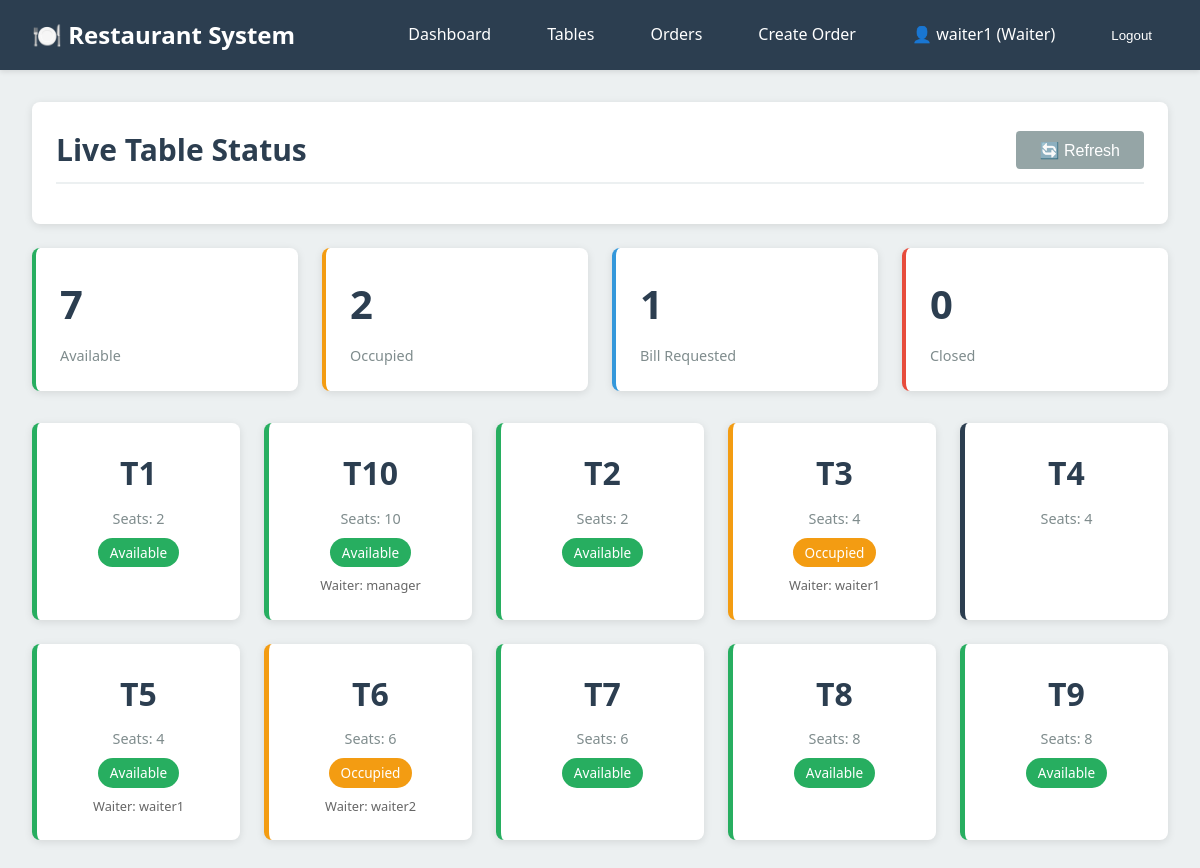
/dashboard/table-status/ (signed in), run on the app's committed database.
### accounts/models.py (models this page shows, shortened)
class User(AbstractUser):
    class Role(models.TextChoices):
        WAITER = 'WAITER', 'Waiter'
        CASHIER = 'CASHIER', 'Cashier'
        MANAGER = 'MANAGER', 'Manager'
    role = models.CharField(
        max_length=10,
        choices=Role.choices,
        default=Role.WAITER
    )
    phone_number = models.CharField(max_length=15, blank=True)
    employee_id = models.CharField(max_length=20, unique=True, blank=True, null=True)
    class Meta:
        db_table = 'users'
        verbose_name = 'User'
        verbose_name_plural = 'Users'
    @property
    def is_waiter(self):
        return self.role == self.Role.WAITER
    @property
    def is_cashier(self):
        return self.role == self.Role.CASHIER
    @property
    def is_manager(self):
        return self.role == self.Role.MANAGER

### tables/models.py (models this page shows, shortened)
class Table(models.Model):
    class Status(models.TextChoices):
        AVAILABLE = 'AVAILABLE', 'Available'
        OCCUPIED = 'OCCUPIED', 'Occupied'
        BILL_REQUESTED = 'BILL_REQUESTED', 'Bill Requested'
        CLOSED = 'CLOSED', 'Closed'
    table_number = models.CharField(max_length=10, unique=True, db_index=True)
    seating_capacity = models.PositiveIntegerField()
    status = models.CharField(
        max_length=20,
        choices=Status.choices,
        default=Status.AVAILABLE,
        db_index=True
    )
    last_activity = models.DateTimeField(auto_now=True)
    created_at = models.DateTimeField(auto_now_add=True)
    class Meta:
        db_table = 'tables'
        ordering = ['table_number']
        verbose_name = 'Table'
        verbose_name_plural = 'Tables'
    @property
    def current_order(self):
        from orders.models import Order
        return Order.objects.filter(
            table=self,
            status__in=[Order.Status.PLACED, Order.Status.IN_KITCHEN, Order.Status.SERVED]
        ).first()

### orders/models.py (models this page shows, shortened)
class Order(models.Model):
    class Status(models.TextChoices):
        PLACED = 'PLACED', 'Placed'
        IN_KITCHEN = 'IN_KITCHEN', 'In Kitchen'
        SERVED = 'SERVED', 'Served'
    table = models.ForeignKey('tables.Table', on_delete=models.CASCADE, related_name='orders')
    waiter = models.ForeignKey(settings.AUTH_USER_MODEL, on_delete=models.SET_NULL, null=True, related_name='orders')
    status = models.CharField(
        max_length=20,
        choices=Status.choices,
        default=Status.PLACED,
        db_index=True
    )
    notes = models.TextField(blank=True)
    created_at = models.DateTimeField(auto_now_add=True)
    updated_at = models.DateTimeField(auto_now=True)
    class Meta:
        db_table = 'orders'
        ordering = ['-created_at']
        verbose_name = 'Order'
        verbose_name_plural = 'Orders'

### dashboard/views.py (the view)
# urls.py: path('table-status/', views.TableStatusDashboardView.as_view(), name='table_status'),
class TableStatusDashboardView(LoginRequiredMixin, TemplateView):
    template_name = 'dashboard/table_status.html'
    def get_context_data(self, **kwargs):
        context = super().get_context_data(**kwargs)
        tables = Table.objects.all().order_by('table_number')
        status_counts = {
            'available': tables.filter(status=Table.Status.AVAILABLE).count(),
            'occupied': tables.filter(status=Table.Status.OCCUPIED).count(),
            'bill_requested': tables.filter(status=Table.Status.BILL_REQUESTED).count(),
            'closed': tables.filter(status=Table.Status.CLOSED).count(),
        }
        context['tables'] = tables
        context['status_counts'] = status_counts
        context['total_tables'] = tables.count()
        return context

### templates/dashboard/table_status.html (shortened to what this page needs)
{% extends 'base.html' %}
{% block content %}
<div class="container">
    <div class="card">
        <div class="card-header flex justify-between items-center">
            <h2>Live Table Status</h2>
            <button onclick="location.reload()" class="btn btn-secondary">🔄 Refresh</button>
        </div>
    </div>
    <div class="stats-grid">
        <div class="stat-card success">
            <div class="stat-value">{{ status_counts.available }}</div>
            <div class="stat-label">Available</div>
        </div>
        <div class="stat-card warning">
            <div class="stat-value">{{ status_counts.occupied }}</div>
            <div class="stat-label">Occupied</div>
        </div>
        <div class="stat-card primary">
            <div class="stat-value">{{ status_counts.bill_requested }}</div>
            <div class="stat-label">Bill Requested</div>
        </div>
        <div class="stat-card danger">
            <div class="stat-value">{{ status_counts.closed }}</div>
            <div class="stat-label">Closed</div>
        </div>
    </div>
    <div class="table-grid">
        {% for table in tables %}
        <div class="table-status-card {{ table.status|lower }}">
            <div class="table-number">{{ table.table_number }}</div>
            <div class="table-capacity">Seats: {{ table.seating_capacity }}</div>
            <div class="table-status-badge badge-{{ table.status|lower }}">
                {{ table.get_status_display }}
            </div>
            {% if table.current_order %}
            <div style="margin-top: 0.5rem; font-size: 0.8rem; color: #666;">
                Waiter: {{ table.current_order.waiter.username }}
            </div>
            {% endif %}
        </div>
        {% empty %}
        <p>No tables available</p>
        {% endfor %}
    </div>
</div>
{% endblock %}

### templates/base.html (shortened to what this page needs)
<!DOCTYPE html>
<html lang="en">
<head>
    {% load static %}
    <link rel="stylesheet" href="{% static 'css/style.css' %}">
</head>
<body>
    {% if user.is_authenticated %}
    <nav class="navbar">
        <a href="{% url 'dashboard:home' %}" class="navbar-brand">🍽️ Restaurant System</a>
        <ul class="navbar-nav">
            <li><a href="{% url 'dashboard:home' %}" class="nav-link">Dashboard</a></li>
            <li><a href="{% url 'dashboard:table_status' %}" class="nav-link">Tables</a></li>
            {% if user.is_waiter or user.is_manager %}
            <li><a href="{% url 'orders:list' %}" class="nav-link">Orders</a></li>
            <li><a href="{% url 'orders:create' %}" class="nav-link">Create Order</a></li>
            {% endif %}
            <li>
                <span class="nav-link" style="cursor: default;">
                    👤 {{ user.username }} ({{ user.get_role_display }})
                </span>
            </li>
            <li>
                <form method="post" action="{% url 'accounts:logout' %}" style="display: inline;">
                    <button type="submit" class="nav-link" style="background: none; border: none; cursor: pointer; color: white;">
                        Logout
                    </button>
                </form>
            </li>
        </ul>
    </nav>
    {% endif %}
    <main>
        {% block content %}{% endblock %}
    </main>
</body>
</html>

### static/css/style.css (style rules this page uses)
:root { --primary-color: #2c3e50; --secondary-color: #3498db; --success-color: #27ae60; --warning-color: #f39c12; --danger-color: #e74c3c; --info-color: #16a085; --light-bg: #ecf0f1; --dark-text: #2c3e50; --border-color: #bdc3c7; }
* { margin: 0; padding: 0; box-sizing: border-box; }
body { font-family: 'Segoe UI', Tahoma, Geneva, Verdana, sans-serif; background-color: var(--light-bg); color: var(--dark-text); line-height: 1.6; }
.navbar { background-color: var(--primary-color); color: white; padding: 1rem 2rem; display: flex; justify-content: space-between; align-items: center; box-shadow: 0 2px 5px rgba(0,0,0,0.1); }
.navbar-brand { font-size: 1.5rem; font-weight: bold; color: white; text-decoration: none; }
.navbar-nav { display: flex; list-style: none; gap: 1.5rem; align-items: center; }
.nav-link { color: white; text-decoration: none; padding: 0.5rem 1rem; border-radius: 4px; transition: background-color 0.3s; }
.container { max-width: 1200px; margin: 0 auto; padding: 2rem; }
.card { background: white; border-radius: 8px; box-shadow: 0 2px 8px rgba(0,0,0,0.1); padding: 1.5rem; margin-bottom: 1.5rem; }
.card-header { font-size: 1.25rem; font-weight: 600; margin-bottom: 1rem; padding-bottom: 0.5rem; border-bottom: 2px solid var(--light-bg); }
.table-grid { display: grid; grid-template-columns: repeat(auto-fill, minmax(200px, 1fr)); gap: 1.5rem; margin-top: 2rem; }
.table-status-card { background: white; border-radius: 8px; padding: 1.5rem; text-align: center; box-shadow: 0 2px 8px rgba(0,0,0,0.1); transition: transform 0.3s, box-shadow 0.3s; border-left: 5px solid; }
.table-status-card.available { border-left-color: var(--success-color); }
.table-status-card.occupied { border-left-color: var(--warning-color); }
.table-number { font-size: 2rem; font-weight: bold; margin-bottom: 0.5rem; }
.table-capacity { color: #7f8c8d; font-size: 0.9rem; margin-bottom: 0.5rem; }
.table-status-badge { display: inline-block; padding: 0.25rem 0.75rem; border-radius: 20px; font-size: 0.85rem; font-weight: 500; color: white; }
.badge-available { background-color: var(--success-color); }
.badge-occupied { background-color: var(--warning-color); }
.btn { display: inline-block; padding: 0.6rem 1.5rem; border: none; border-radius: 4px; font-size: 1rem; cursor: pointer; text-decoration: none; transition: all 0.3s; text-align: center; }
.btn-secondary { background-color: #95a5a6; color: white; }
.stats-grid { display: grid; grid-template-columns: repeat(auto-fit, minmax(250px, 1fr)); gap: 1.5rem; margin-bottom: 2rem; }
.stat-card { background: white; padding: 1.5rem; border-radius: 8px; box-shadow: 0 2px 8px rgba(0,0,0,0.1); border-left: 4px solid; }
.stat-card.primary { border-left-color: var(--secondary-color); }
.stat-card.success { border-left-color: var(--success-color); }
.stat-card.warning { border-left-color: var(--warning-color); }
.stat-card.danger { border-left-color: var(--danger-color); }
.stat-value { font-size: 2.5rem; font-weight: bold; margin-bottom: 0.5rem; }
.stat-label { color: #7f8c8d; font-size: 0.9rem; }
.flex { display: flex; }
.justify-between { justify-content: space-between; }
.items-center { align-items: center; }

### data on the page
User: username "waiter1", role "Waiter"
Table: table_number "T1", seating_capacity "2", status "Available"
Table: table_number "T10", seating_capacity "10", status "Available", current_order.waiter.username "manager"
Table: table_number "T2", seating_capacity "2", status "Available"
Table: table_number "T3", seating_capacity "4", status "Occupied", current_order.waiter.username "waiter1"
Table: table_number "T4", seating_capacity "4"
Table: table_number "T5", seating_capacity "4", status "Available", current_order.waiter.username "waiter1"
Table: table_number "T6", seating_capacity "6", status "Occupied", current_order.waiter.username "waiter2"
Table: table_number "T7", seating_capacity "6", status "Available"
Table: table_number "T8", seating_capacity "8", status "Available"
Table: table_number "T9", seating_capacity "8", status "Available"

### other printed values
{{ status_counts.available }} "7"
{{ status_counts.occupied }} "2"
{{ status_counts.bill_requested }} "1"
{{ status_counts.closed }} "0"
